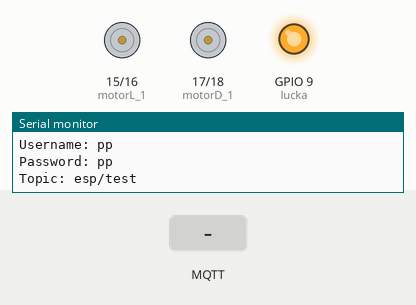
Simulated run of this program. Board: ESP32-S3. On the bench: motor-driver pin pairs drawn as motors (green arrow = first pin HIGH = forward, orange = second pin HIGH = backward, longer = more drive), output pins drawn as LEDs (lit = HIGH), the last lines printed to the serial monitor. The test bench sets the inputs (shaded band). WiFi joins after 1.5 s; servers stay silent unless stated; no MQTT or app messages arrive unless stated.

Above: at 2.8 s.
2.9 s: MQTT message "naprej" arrives on the first subscribed topic
At 3.9 s:
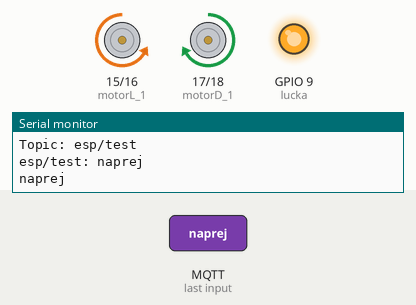
4.4 s: MQTT message "nazaj" arrives on the first subscribed topic
At 5.0 s:
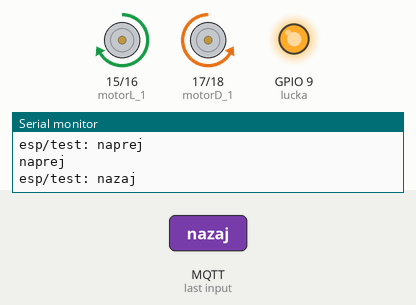
5.9 s: MQTT message "obrni" arrives on the first subscribed topic
At 6.2 s:
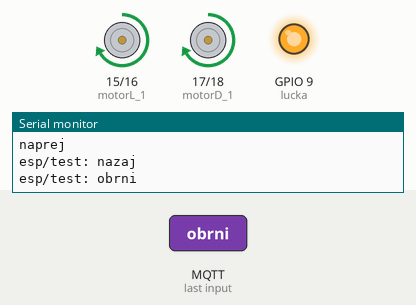
7.4 s: MQTT message "stop" arrives on the first subscribed topic
At 8.5 s:
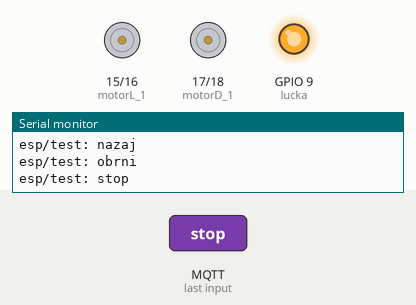
Timing chart, 0 to 9.9 s (numbered marks = the images above; inputs shaded):
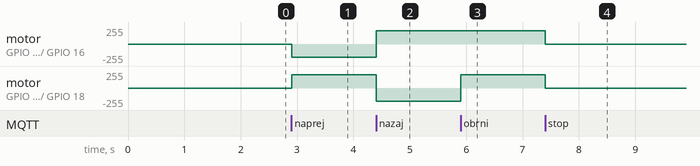

The program:

main.cpp
```cpp
#include <Arduino.h>
#include <WiFi.h>
#include <PubSubClient.h>

// WiFi nastavitve
const char *ssid = ""; // Ime WiFi-ja
const char *password = ""; // Geslo WiFi-ja

// MQTT Broker nastavitve
const char *mqtt_broker = "0.0.0.0"; // naslov / IP
const char *mqtt_topic = "esp/test";
const char *mqtt_username = "pp";
const char *mqtt_password = "pp";
const int mqtt_port = 1883;

// pini
int motorL_1 = 15;
int motorL_2 = 16;
int motorD_1 = 17;
int motorD_2 = 18;
int trigPin = 4;
int echoPin = 5;
int lucka = 9;

// globalne spremenlivke
int hitrost = 200;
float duration, distance;
bool automatic_mode = false;

// WiFi and MQTT client inicializacija
WiFiClient esp_client;
PubSubClient mqtt_client(esp_client);

void naprej() {
    analogWrite(motorD_1, hitrost);
    analogWrite(motorD_2, LOW);
    analogWrite(motorL_1, LOW);
    analogWrite(motorL_2, hitrost);
}

void nazaj() {
    analogWrite(motorD_1, LOW);
    analogWrite(motorD_2, hitrost);
    analogWrite(motorL_1, hitrost);
    analogWrite(motorL_2, LOW);
}

void stop() {
    analogWrite(motorD_1, LOW);
    analogWrite(motorD_2, LOW);
    analogWrite(motorL_1, LOW);
    analogWrite(motorL_2, LOW);
}

void levi_nazaj() {
    analogWrite(motorD_1, LOW);
    analogWrite(motorD_2, hitrost);
    analogWrite(motorL_1, LOW);
    analogWrite(motorL_2, LOW);
}

void levi_naprej() {
    analogWrite(motorD_1, hitrost);
    analogWrite(motorD_2, LOW);
    analogWrite(motorL_1, LOW);
    analogWrite(motorL_2, LOW);
}

void desni_nazaj() {
    analogWrite(motorD_1, LOW);
    analogWrite(motorD_2, LOW);
    analogWrite(motorL_1, hitrost);
    analogWrite(motorL_2, LOW);
}

void desni_naprej() {
    analogWrite(motorD_1, LOW);
    analogWrite(motorD_2, LOW);
    analogWrite(motorL_1, LOW);
    analogWrite(motorL_2, hitrost);
}

void obrni_levo(int cas_obracanja) {
    analogWrite(motorD_1, LOW);
    analogWrite(motorD_2, hitrost);
    analogWrite(motorL_1, LOW);
    analogWrite(motorL_2, hitrost);
    delay(cas_obracanja);
}

void obrni_desno(int cas_obracanja) {
    analogWrite(motorD_1, hitrost);
    analogWrite(motorD_2, LOW);
    analogWrite(motorL_1, hitrost);
    analogWrite(motorL_2, LOW);
    delay(cas_obracanja);
}

void automatic() { // Automatsko premikanje
    do {
        digitalWrite(trigPin, LOW);
        delayMicroseconds(2);
        digitalWrite(trigPin, HIGH);
        delayMicroseconds(10);
        digitalWrite(trigPin, LOW);

        duration = pulseIn(echoPin, HIGH);
        distance = (duration * 0.0343) / 2;
        Serial.print("Distance: ");
        Serial.println(distance);
        delay(100);

        if (distance < 10) {
            nazaj();
            delay(500);
            obrni_levo(1000);
        } else {
            naprej();
        }
        mqtt_client.loop();
    } while (automatic_mode == true);
}

void connectToWiFi() { // Povezovanje z internetom
    WiFi.begin(ssid, password);
    Serial.println();
    Serial.println("Connecting to WiFi");
    Serial.print("SSID: ");
    Serial.println(ssid);
    Serial.print("Password: ");
    Serial.println(password);
    while (WiFi.status() != WL_CONNECTED) {
        delay(50);
        Serial.print(".");
    }
    Serial.println("\nConnected to WiFi\n");
}

void connectToMQTT() { // povezovanje z MQTT brockerjem
    while (!mqtt_client.connected()) {
        String client_id = "esp32-client-" + String(WiFi.macAddress());
        Serial.printf("Connecting to Broker as [%s]\n", client_id.c_str());
        if (mqtt_client.connect(client_id.c_str(), mqtt_username, mqtt_password)) {
            Serial.print("Connected to: ");
            Serial.println(mqtt_broker);
            Serial.print("Username: ");
            Serial.println(mqtt_username);
            Serial.print("Password: ");
            Serial.println(mqtt_password);
            mqtt_client.subscribe(mqtt_topic);
            Serial.print("Topic: ");
            Serial.println(mqtt_topic);
            Serial.println();
        } else {
            Serial.print("Failed to connect to MQTT broker, rc=");
            Serial.print(mqtt_client.state());
            Serial.println(" Retrying in 5 seconds.");
            delay(5000);
        }
    }
}

void mqttCallback(char *topic, byte *payload, unsigned int length) {
    String message = "";
    for (int i = 0; i < length; i++) { // Sestavimo spozočilo
        message += (char)payload[i];
    }

    Serial.print(topic);
    Serial.print(": ");
    Serial.println(message);

    if (message == "naprej") { // Preverimo kaj je sporočilo
        automatic_mode = false;
        Serial.println("naprej");
        naprej();
    } else if (message == "nazaj") {
        automatic_mode = false;
        nazaj();
    } else if (message == "stop") {
        automatic_mode = false;
        stop();
    } else if (message == "obrni") {
        automatic_mode = false;
        obrni_desno(500);
    } else if (message == "auto") {
        automatic_mode = true;
        automatic();
    }
}

void pinSetup() { // pine nastavimo na OUTPUT / INPUT
    pinMode(motorD_1, OUTPUT);
    pinMode(motorD_2, OUTPUT);
    pinMode(motorL_1, OUTPUT);
    pinMode(motorL_2, OUTPUT);
    pinMode(trigPin, OUTPUT);
    pinMode(echoPin, INPUT);
    pinMode(lucka, OUTPUT);
}

void setup() {
    Serial.begin(9600);
    for(int i = 0; i <= 20; i++) Serial.println("\n");

    connectToWiFi();
    mqtt_client.setServer(mqtt_broker, mqtt_port);
    mqtt_client.setCallback(mqttCallback);
    connectToMQTT();

    pinSetup();
}

void loop() {
    digitalWrite(lucka, HIGH);

    if (!mqtt_client.connected()) {
        connectToMQTT();
        Serial.println("connecting");
    }

    mqtt_client.loop();
}
```

Measured:
- after the input at 2.9 s, motor on GPIO 15 (motorL_1) / GPIO 16 (motorL_2): stopped → backward 200/255 at once; motor on GPIO 17 (motorD_1) / GPIO 18 (motorD_2): stopped → forward 200/255 at once
- after the input at 4.4 s, motor on GPIO 15 (motorL_1) / GPIO 16 (motorL_2): backward 200/255 → forward 200/255 at once; motor on GPIO 17 (motorD_1) / GPIO 18 (motorD_2): forward 200/255 → backward 200/255 at once
- after the input at 5.9 s, motor on GPIO 17 (motorD_1) / GPIO 18 (motorD_2): backward 200/255 → forward 200/255 at once
- after the input at 7.4 s, motor on GPIO 15 (motorL_1) / GPIO 16 (motorL_2), motor on GPIO 17 (motorD_1) / GPIO 18 (motorD_2): forward 200/255 → stopped at once
